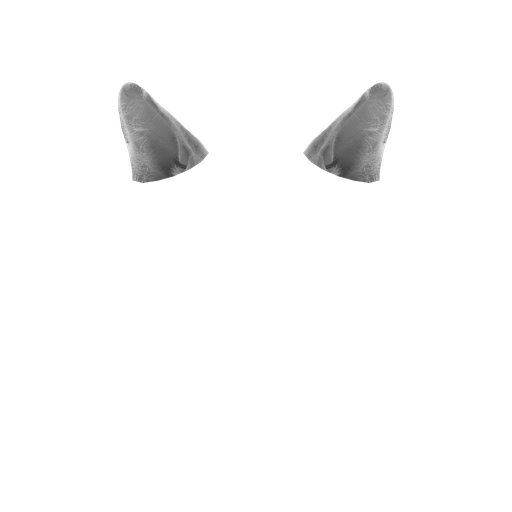
#> input picture assets/specimens/cat-ears.webp, 512 x 512 px
$ python -i extract_specimens.py   (imports and definitions only)
#> lines starting #> are read from the running program, lines starting #| are printed output that depends on the picture
"""Rebuild the photographic animal cutouts, eyewear and paper overlays.

Usage: python scripts/extract_specimens.py --cache /tmp/specimen-photos --download
Dependencies: Pillow, NumPy, OpenCV, and curl for optional downloads.
"""

import argparse
import hashlib
import json
import subprocess
from pathlib import Path
from urllib.parse import quote

import cv2
import numpy as np
import wildlife
from PIL import Image, ImageFilter, ImageOps

OUTPUT = Path(__file__).resolve().parents[1] / "assets" / "specimens"
SITE_PATH = "assets/specimens/"
SIDE = 512
LANCZOS = Image.Resampling.LANCZOS
# Filename, creator, license, and license URL for the exact source photograph.
SOURCES = {
    **wildlife.SOURCES,
    "ears": ("Cat-ears.jpg", "Jim Conrad", "Public domain (author release)", None),
    "rabbit": (
        "Cottontail_rabbits_-_37514488816_(portrait).jpg",
        "lwolfartist",
        "CC BY 2.0",
        "https://creativecommons.org/licenses/by/2.0/",
    ),
    "deer2": (
        "Red_deer_stag.jpg",
        "Mehmet Karatay",
        "CC BY-SA 3.0",
        "https://creativecommons.org/licenses/by-sa/3.0/",
    ),
    "cat": (
        "Cat_close-up_2004_b.jpg",
        "Cayambe",
        "CC BY-SA 3.0",
        "https://creativecommons.org/licenses/by-sa/3.0/",
    ),
    "shades": (
        "Clip-on_sunglasses.jpg",
        "Tiia Monto",
        "CC BY-SA 4.0",
        "https://creativecommons.org/licenses/by-sa/4.0/",
    ),
    "glasses": (
        "A_pair_of_Spectacles_Wellcome_L0044000.jpg",
        "Wellcome Library, London",
        "CC BY 4.0",
        "https://creativecommons.org/licenses/by/4.0/",
    ),
    "paper": ("Texture_paper.jpg", "Paolo Neo", "Public domain (author release)", None),
    "paper2": (
        "Paper002_4K_Color.jpg",
        "ambientCG.com / Lennart Demes",
        "CC0 1.0",
        "https://creativecommons.org/publicdomain/zero/1.0/",
    ),
}


# [33 lines left out: function originals, not called in this run]


def reference(photo, angle=0):
    if angle:
        photo = photo.rotate(angle, Image.Resampling.BICUBIC, expand=True)
    return photo.resize((800, round(photo.height * 800 / photo.width)), LANCZOS)


# [6 lines left out: function matte, not called in this run]


def cut(photo, mask, cutoff=1):
    gray = photo.convert("L")
    gray = gray.filter(ImageFilter.UnsharpMask(radius=1.1, percent=95, threshold=3))
    ink = gray.convert("RGBA")
    alpha = Image.fromarray(np.uint8(np.clip(mask, 0, 255)))
    ink.putalpha(alpha)
    bounds = alpha.point(lambda x: 255 if x >= cutoff else 0).getbbox()
    return ink.crop(bounds)


def stamp(piece, width, center, paired=False, mirror_first=False, angle=0):
    """Place photographic fragments in the same frame as the aligned faces."""
    if angle:
        piece = piece.rotate(angle, Image.Resampling.BICUBIC, expand=True)
        piece = piece.crop(piece.getbbox())
    piece = piece.resize((width, round(width * piece.height / piece.width)), LANCZOS)
    if mirror_first:
        piece = ImageOps.mirror(piece)
    canvas = Image.new("RGBA", (SIDE, SIDE))
    x, y = center
    left = round(x - piece.width / 2)
    top = round(y - piece.height / 2)
    canvas.alpha_composite(piece, (left, top))
    if paired:
        canvas.alpha_composite(ImageOps.mirror(piece), (SIDE - left - piece.width, top))
    return canvas


# [274 lines left out: functions cat_ears, rabbit_ears, antlers, feline_parts, not called in this run]


def shades(photo):
    ref = reference(photo)
    gray = np.asarray(ref.convert("L"), dtype=np.float32)
    mask = np.clip((248 - gray) * 10, 0, 255)
    return stamp(cut(ref, mask), 242, (256, 236))


# [179 lines left out: functions wire_frames, grain, main, not called in this run]


# [2 lines not run here, left out]

>>> from PIL import Image
>>> picture = Image.open('../assets/specimens/cat-ears.webp')
#> picture is the input picture: PIL image 512x512 RGBA; mean R, G, B, A 6.8, 6.8, 6.8, 10.4
>>> result = shades(picture)
#> in shades, `gray = np.asarray(ref.convert("L"), dtype=np.float32)`:
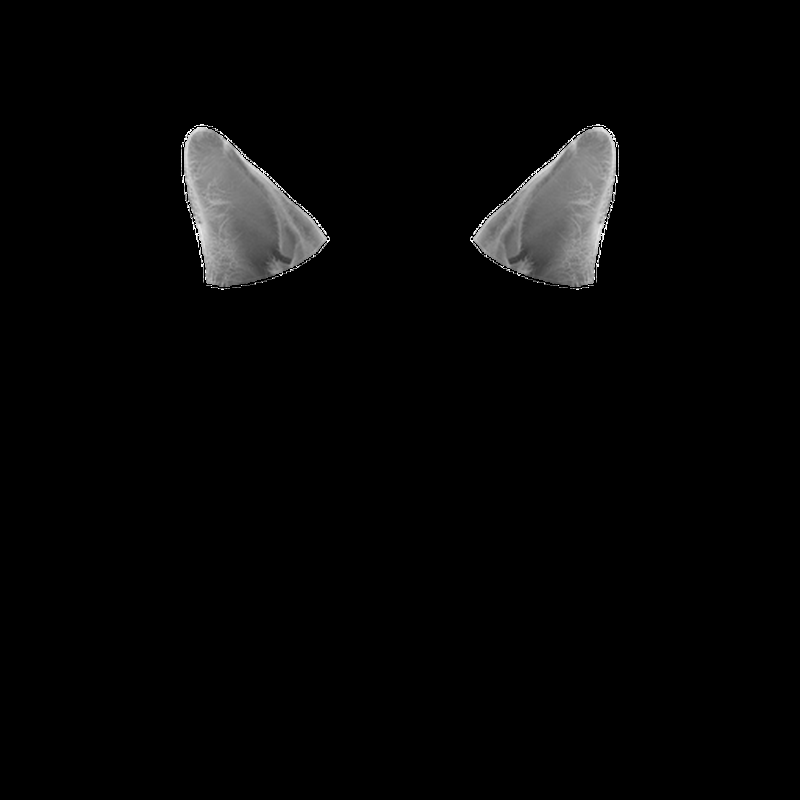
#> gray: shape (800, 800) float32; min 0, max 255, mean 6.1
#> in shades, `mask = np.clip((248 - gray) * 10, 0, 255)`:
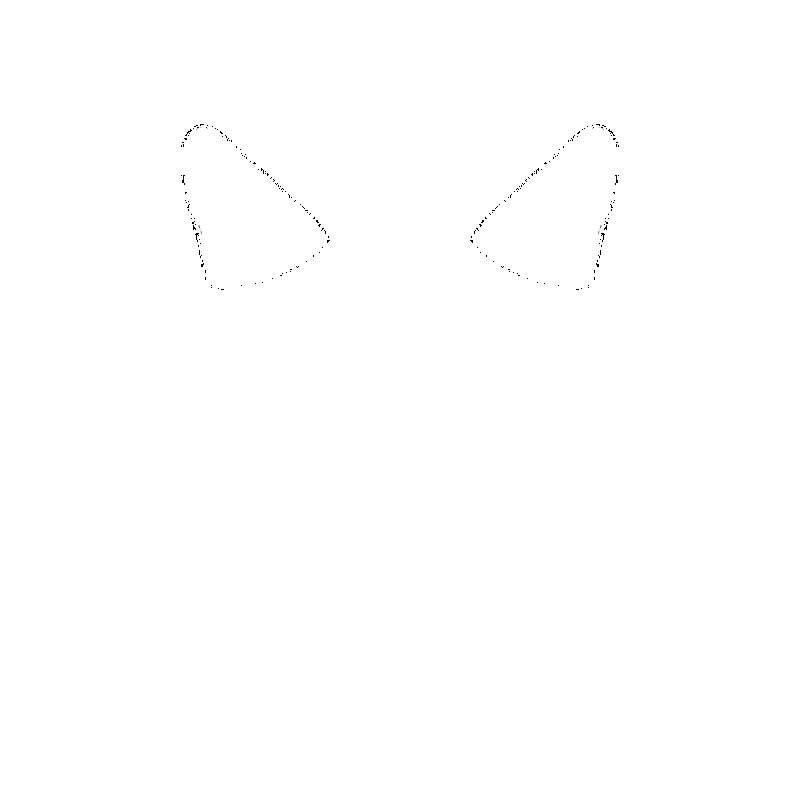
#> mask: shape (800, 800) float32; min 0, max 255, mean 254.8
#> in cut, `bounds = alpha.point(lambda x: 255 if x >= cutoff else 0).getbbox()`: bounds = (0, 0, 800, 800)
#> in stamp, `canvas = Image.new("RGBA", (SIDE, SIDE))`: canvas: PIL image 512x512 RGBA; every value is 0
#> in stamp, `x, y = center`: x = 256; y = 236
#> in stamp, `left = round(x - piece.width / 2)`: left = 135
#> in stamp, `top = round(y - piece.height / 2)`: top = 115
#> in stamp, `canvas.alpha_composite(piece, (left, top))`:
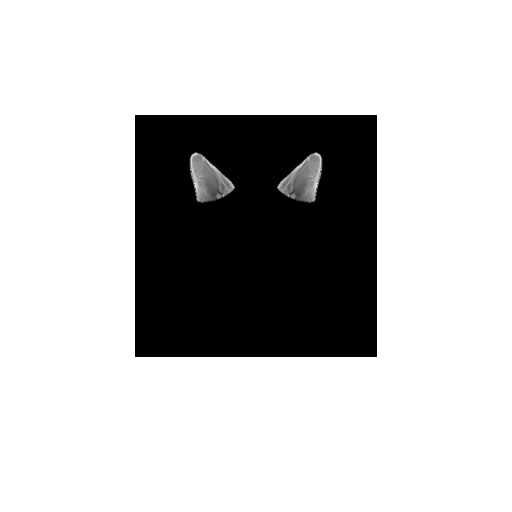
#> canvas: PIL image 512x512 RGBA; mean R, G, B, A 1.4, 1.4, 1.4, 56.9; transparent parts drawn white

$ run again, on assets/specimens/bluegill-eyes.webp
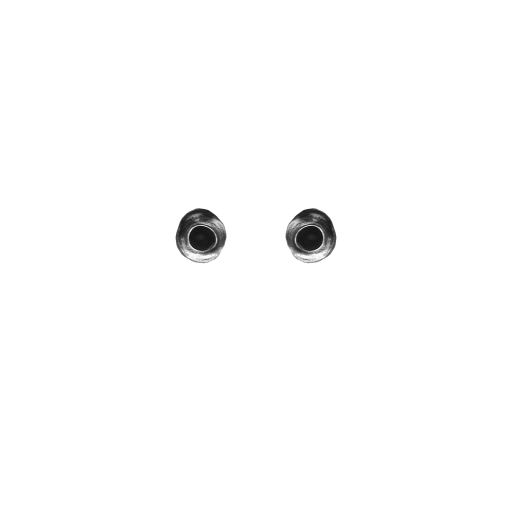
#> input picture assets/specimens/bluegill-eyes.webp, 1024 x 1024 px (shown at 1/2 size)
#> picture is the input picture: PIL image 1024x1024 RGBA; mean R, G, B, A 1.6, 1.6, 1.6, 4.1
#> in shades, `gray = np.asarray(ref.convert("L"), dtype=np.float32)`:
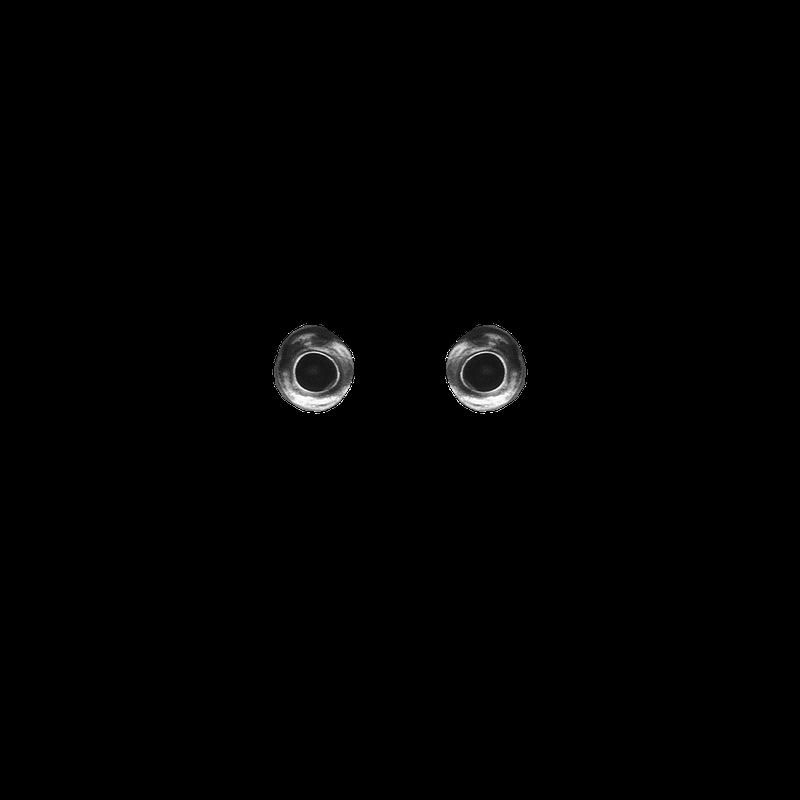
#> gray: shape (800, 800) float32; min 0, max 255, mean 1.6
#> bounds = (0, 0, 800, 800)
#> x = 256; y = 236
#> left = 135
#> top = 115
#> in stamp, `canvas.alpha_composite(piece, (left, top))`:
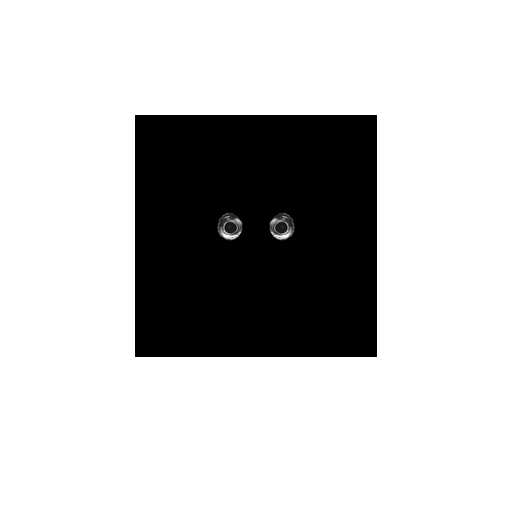
#> canvas: PIL image 512x512 RGBA; mean R, G, B, A 0.4, 0.4, 0.4, 56.9; transparent parts drawn white

$ run again, on assets/specimens/bluegill-lips.webp
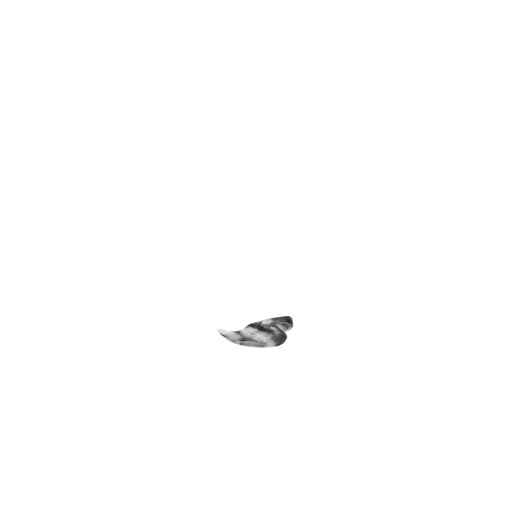
#> input picture assets/specimens/bluegill-lips.webp, 1024 x 1024 px (shown at 1/2 size)
#> picture is the input picture: PIL image 1024x1024 RGBA; mean R, G, B, A 0.9, 0.9, 0.9, 1.5
#> in shades, `gray = np.asarray(ref.convert("L"), dtype=np.float32)`:
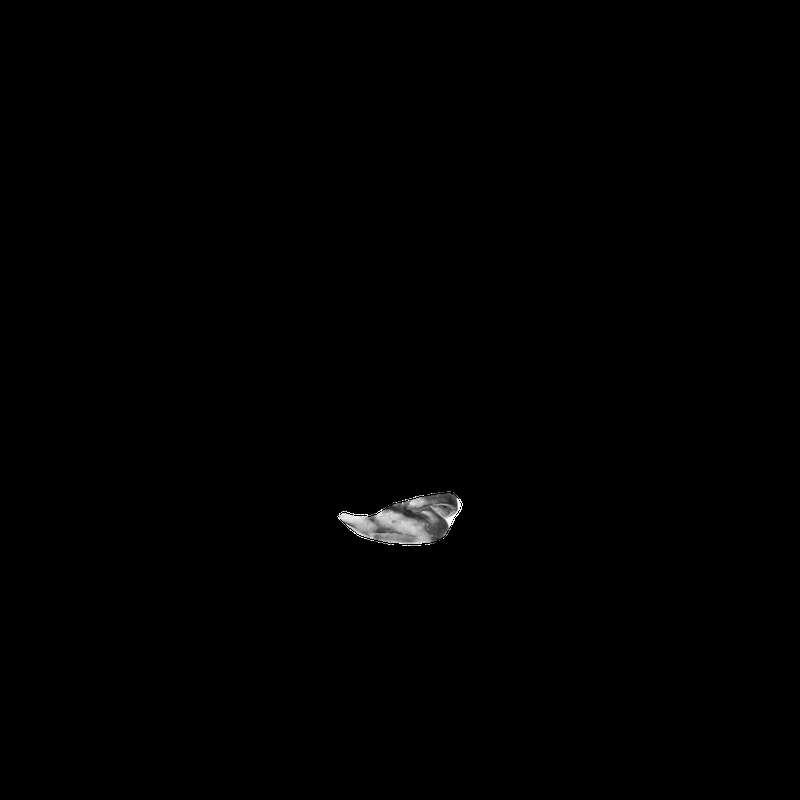
#> gray: shape (800, 800) float32; min 0, max 255, mean 0.9
#> bounds = (0, 0, 800, 800)
#> x = 256; y = 236
#> left = 135
#> top = 115
#> in stamp, `canvas.alpha_composite(piece, (left, top))`:
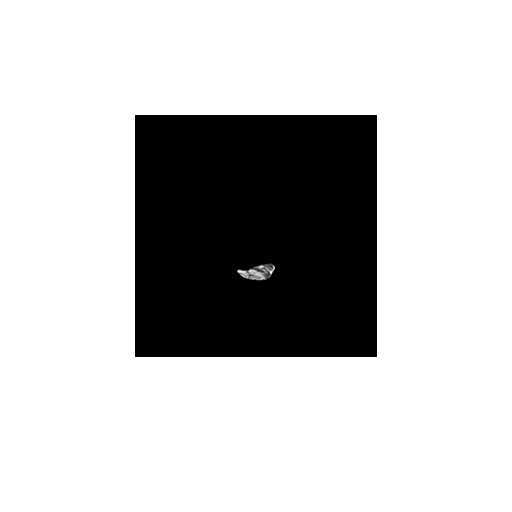
#> canvas: PIL image 512x512 RGBA; mean R, G, B, A 0.2, 0.2, 0.2, 56.9; transparent parts drawn white

$ run again, on assets/specimens/bluegill-opercula.webp
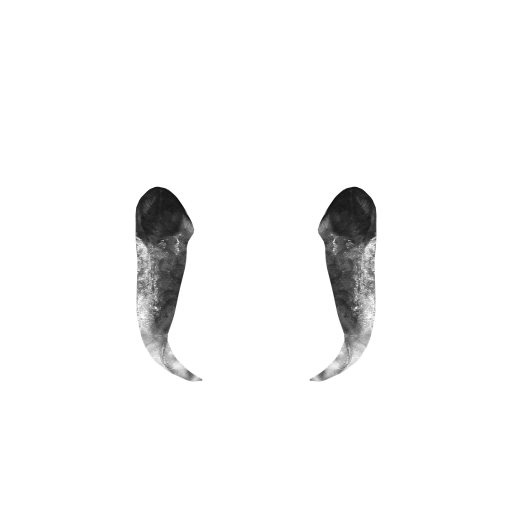
#> input picture assets/specimens/bluegill-opercula.webp, 1024 x 1024 px (shown at 1/2 size)
#> picture is the input picture: PIL image 1024x1024 RGBA; mean R, G, B, A 16.1, 16.1, 16.1, 14.7
#> in shades, `gray = np.asarray(ref.convert("L"), dtype=np.float32)`:
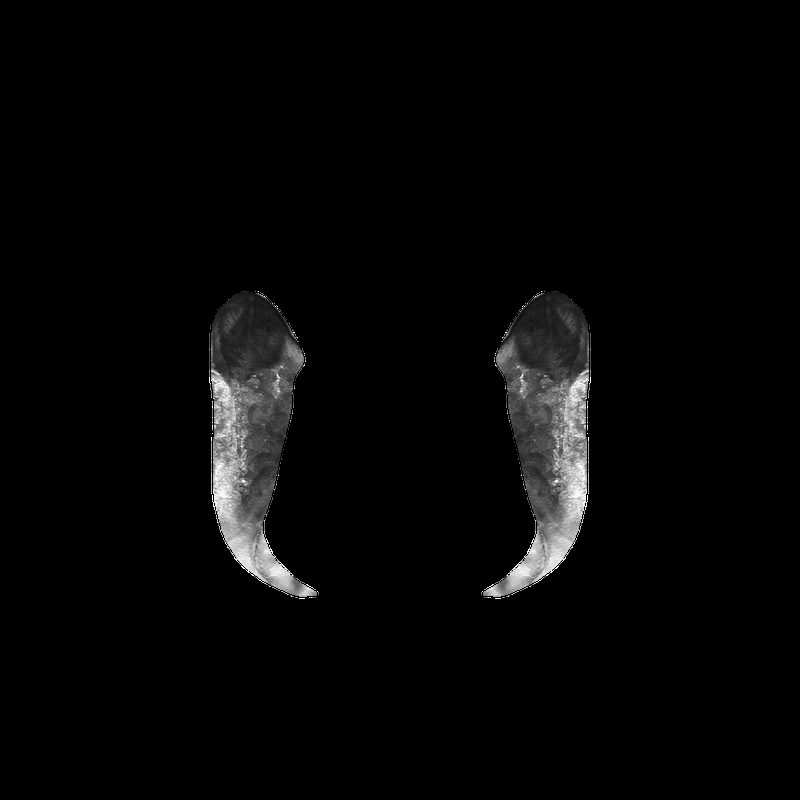
#> gray: shape (800, 800) float32; min 0, max 255, mean 6.4
#> bounds = (0, 0, 800, 800)
#> x = 256; y = 236
#> left = 135
#> top = 115
#> in stamp, `canvas.alpha_composite(piece, (left, top))`:
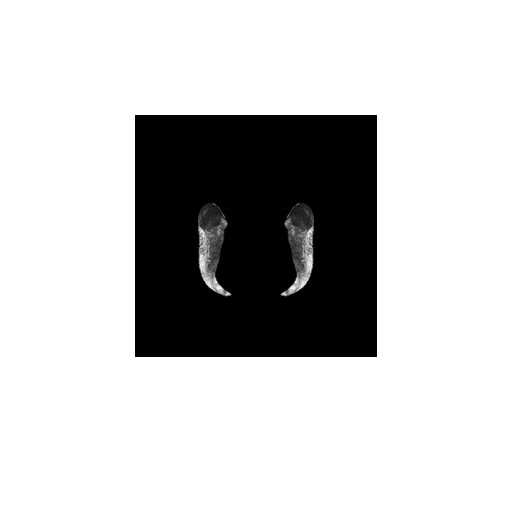
#> canvas: PIL image 512x512 RGBA; mean R, G, B, A 1.4, 1.4, 1.4, 56.9; transparent parts drawn white
